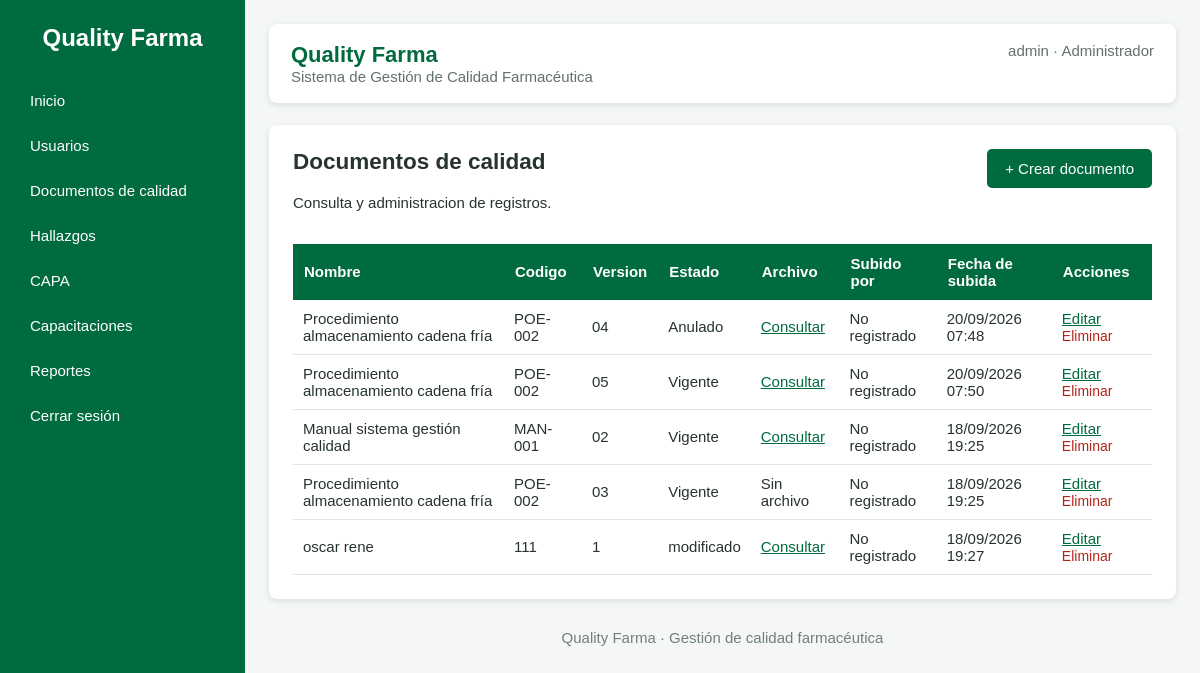
/documentos/ (signed in), run on the app's committed database.
### gestion/models.py (models this page shows)
class Documento(models.Model):
	nombre = models.CharField(max_length=200)
	codigo = models.CharField(max_length=50)
	version = models.CharField(max_length=20)
	estado = models.CharField(max_length=50, default='Vigente')
	archivo = models.FileField(upload_to='documentos/', validators=[FileExtensionValidator(allowed_extensions=['pdf', 'doc', 'docx'])], blank=True, null=True)
	subido_por = models.ForeignKey('Usuario', on_delete=models.SET_NULL, null=True, blank=True, related_name='documentos_subidos')
	fecha_subida = models.DateTimeField(auto_now_add=True, null=True)
	fecha_creacion = models.DateField(auto_now_add=True)
	class Meta:
		db_table = 'documentos'
		ordering = ['-fecha_creacion', 'nombre']

### gestion/views.py (the view)
# urls.py: path('<str:module>/', views.module_list, name='module_list'),
@requiere_permiso(None, 'ver')
def module_list(request, module):
	model, _, title, singular = MODULES[module]
	queryset = model.objects.all()
	query = request.GET.get('consulta', '').strip()
	if query and model is Capacitacion:
		queryset = queryset.filter(Q(nombre__icontains=query) | Q(responsable__icontains=query) | Q(estado__icontains=query))
	template = 'gestion/document_list.html' if module == 'documentos' else 'gestion/module_list.html'
	return render(request, template, {
		'items': queryset,
		'title': title,
		'module': module,
		'singular': singular,
		'query': query,
		'puede_crear': tiene_permiso(request, module, 'crear'),
		'puede_editar': tiene_permiso(request, module, 'editar'),
		'puede_eliminar': tiene_permiso(request, module, 'eliminar'),
	})

### gestion/context_processors.py (called while the page is built)
def permisos(request):
    rol = rol_actual(request)
    return {
        'permisos': PERMISOS_ROL.get(rol, PERMISOS_ROL['Consultor']),
        'rol_usuario': rol,
        'modulos_visibles': [modulo for modulo in ('usuarios', 'documentos', 'hallazgos', 'capa', 'capacitaciones') if tiene_permiso(request, modulo)],
        'puede_reportes': tiene_permiso(request, 'reportes'),
        'puede_descargar_reportes': tiene_permiso(request, 'reportes', 'descargar'),
    }

### gestion/views.py (called while the page is built)
def rol_actual(request):
	return request.session.get('usuario_rol', 'Consultor')

def tiene_permiso(request, modulo, accion='ver'):
	permisos = PERMISOS_ROL.get(rol_actual(request), PERMISOS_ROL['Consultor'])
	return accion in permisos.get('*', set()) or accion in permisos.get(modulo, set())

def requiere_permiso(modulo, accion='ver'):
	def decorador(view):
		@wraps(view)
		def protegida(request, *args, **kwargs):
			modulo_real = modulo or kwargs.get('module')
			if not request.session.get('usuario_id'):
				return redirect('login')
			if not tiene_permiso(request, modulo_real, accion):
				messages.error(request, 'No tienes permiso para realizar esta acción.')
				return redirect('dashboard')
			return view(request, *args, **kwargs)
		return protegida
	return decorador

### templates/gestion/document_list.html (shortened to what this page needs)
{% extends 'gestion/base.html' %}
{% block content %}
<section class="panel">
    <div class="section-head">
        <div>
            <h1>{{ title }}</h1>
            <p>Consulta y administracion de registros.</p>
        </div>
        <a class="button" href="{% url 'module_create' module %}">+ Crear {{ singular }}</a>
    </div>
    <div class="table-wrap">
        <table>
            <thead>
                <tr>
                    <th>Nombre</th>
                    <th>Codigo</th>
                    <th>Version</th>
                    <th>Estado</th>
                    <th>Archivo</th>
                    <th>Subido por</th>
                    <th>Fecha de subida</th>
                    <th>Acciones</th>
                </tr>
            </thead>
            <tbody>
                {% for item in items %}
                <tr>
                    <td>{{ item.nombre }}</td>
                    <td>{{ item.codigo }}</td>
                    <td>{{ item.version }}</td>
                    <td>{{ item.estado }}</td>
                    <td>
                        {% if item.archivo %}
                        <a href="{{ item.archivo.url }}" target="_blank" rel="noopener">Consultar</a>
                        {% else %}
                        Sin archivo
                        {% endif %}
                    </td>
                    <td>{{ item.subido_por.nombre|default:'No registrado' }}</td>
                    <td>{{ item.fecha_subida|date:'d/m/Y H:i'|default:'No registrada' }}</td>
                    <td>
                        {% if puede_editar %}<a href="{% url 'module_edit' module item.pk %}">Editar</a>{% endif %}
                        {% if puede_eliminar %}
                        <form class="inline" method="post" action="{% url 'module_delete' module item.pk %}">
                            <button class="link-button" type="submit">Eliminar</button>
                        </form>
                        {% endif %}
                    </td>
                </tr>
                {% empty %}
                <tr><td colspan="8">No hay registros.</td></tr>
                {% endfor %}
            </tbody>
        </table>
    </div>
</section>
{% endblock %}

### static/gestion/estilos.css (style rules this page uses)
* { box-sizing:border-box }
body { margin:0;background:#f4f7f6;color:#26332e;font:15px Arial,sans-serif }
.welcome,.panel { background:#fff;border-radius:8px;padding:24px;box-shadow:0 2px 6px #d8dfdb;margin-bottom:22px }
.section-head { display:flex;justify-content:space-between;align-items:start;gap:16px }
h1 { margin-top:0 }
button,.button { display:inline-block;border:0;border-radius:5px;background:#006b3f;color:#fff;padding:11px 18px;text-decoration:none;cursor:pointer;font-size:15px }
.table-wrap { overflow:auto }
table { width:100%;border-collapse:collapse;background:#fff;margin-top:18px }
th { background:#006b3f;color:#fff;text-align:left;padding:11px }
td { padding:10px;border-bottom:1px solid #e0e5e2 }
td a { color:#006b3f }
.inline { display:inline;margin:0 }
.link-button { background:none;color:#b42318;padding:0;font-size:14px }

### data on the page
Documento: nombre "Procedimiento almacenamiento cadena fría", codigo "POE-002", version "04", estado "Anulado", subido_por.nombre "No registrado", fecha_subida "20/09/2026 07:48"
Documento: nombre "Procedimiento almacenamiento cadena fría", codigo "POE-002", version "05", estado "Vigente", subido_por.nombre "No registrado", fecha_subida "20/09/2026 07:50"
Documento: nombre "Manual sistema gestión calidad", codigo "MAN-001", version "02", estado "Vigente", subido_por.nombre "No registrado", fecha_subida "18/09/2026 19:25"
Documento: nombre "Procedimiento almacenamiento cadena fría", codigo "POE-002", version "03", estado "Vigente", shows "Sin archivo", subido_por.nombre "No registrado", fecha_subida "18/09/2026 19:25"
Documento: nombre "oscar rene", codigo "111", version "1", estado "modificado", subido_por.nombre "No registrado", fecha_subida "18/09/2026 19:27"

### other printed values
{{ request.session.usuario_nombre }} "admin"
{{ rol_usuario }} "Administrador"
{{ title }} "Documentos de calidad"
{{ singular }} "documento"
